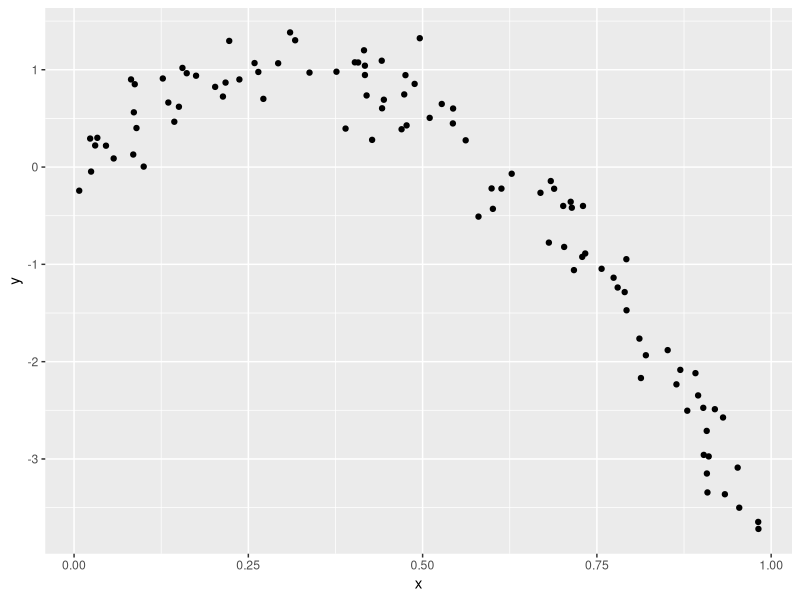
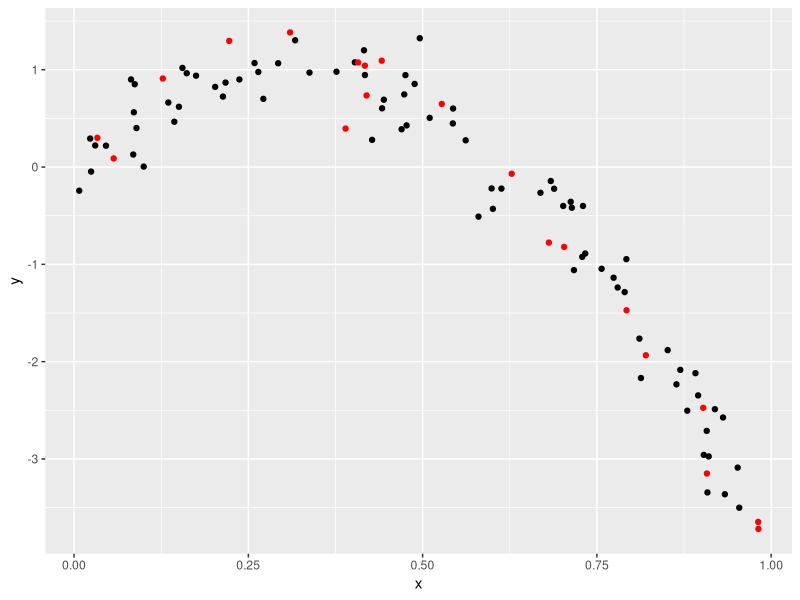
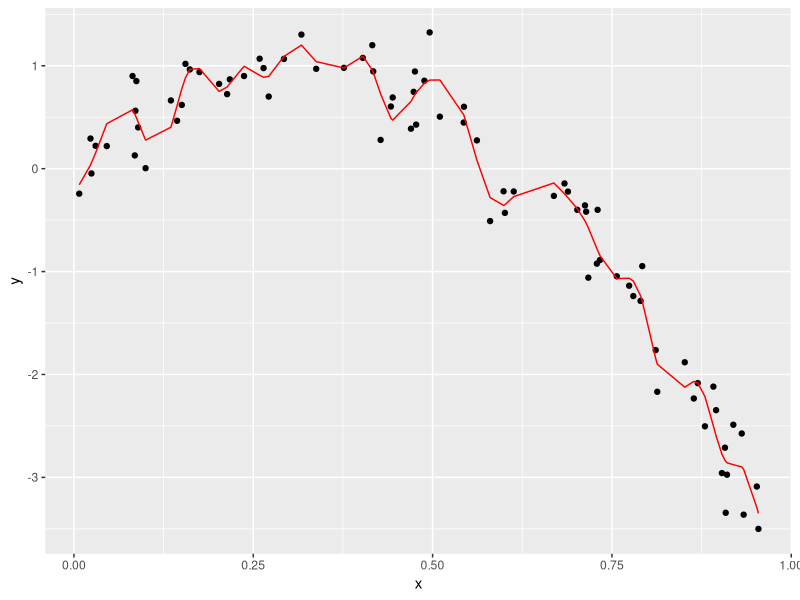

Source code (R) for these figures, in order:
## ---- chunk 1
library(tidyverse)
library(modelr)
library(mgcv)
## ---- chunk 2
nonlin_df = 
  tibble(
    id = 1:100,
    x = runif(100, 0, 1),
    y = 1 - 10 * (x - .3) ^ 2 + rnorm(100, 0, .3)
  )

nonlin_df %>% 
  ggplot(aes(x = x, y = y)) + 
  geom_point()
## ---- chunk 3
train_df = sample_n(nonlin_df, 80)
test_df = anti_join(nonlin_df, train_df, by = "id") 
#anti_join, codes for what is not in the training dataframe
## ---- chunk 4
ggplot(train_df, aes(x = x, y = y)) + 
  geom_point() + 
  geom_point(data = test_df, color = "red")
## ---- chunk 5
linear_mod = lm(y ~ x, data = train_df)
smooth_mod = mgcv::gam(y ~ s(x), data = train_df)
wiggly_mod = mgcv::gam(y ~ s(x, k = 30), sp = 10e-6, data = train_df)
## ---- chunk 6
train_df %>% 
  add_predictions(wiggly_mod) %>% 
  ggplot(aes(x = x, y = y)) +
  geom_point() +
  geom_line(aes(y = pred), color = "red")
## ---- chunk 7
test_df %>% add_predictions(linear_mod) #long way

rmse(linear_mod, test_df) #easier way
rmse(smooth_mod, test_df)
rmse(wiggly_mod, test_df)

#prediction error, lower is more accurate
## ---- chunk 8
cv_df =
  crossv_mc(nonlin_df, 100) %>% 
  mutate(
    train = map(train, as_tibble),
    test = map(test, as_tibble)
  ) %>% 
  mutate(
    linear_fits = map(.x = train, ~lm(y ~ x, data = .x))
  )


